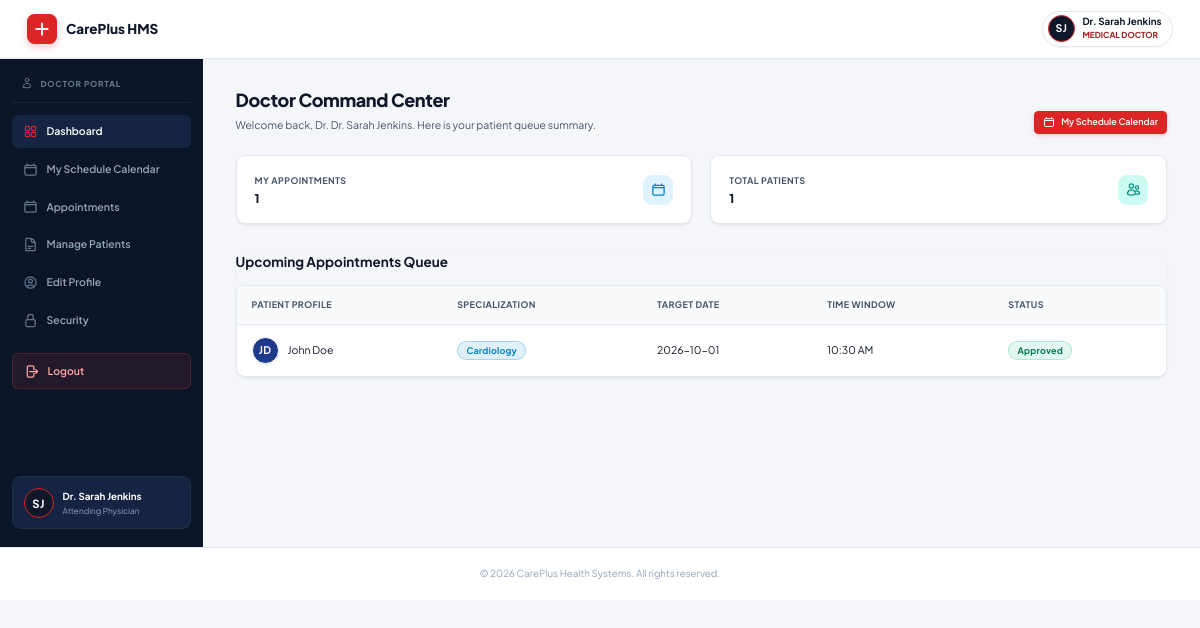
The page /doctor/dashboard.php (signed in) on the database its author committed.
### tables this page shows
CREATE TABLE IF NOT EXISTS `appointments` (
  `id` INT AUTO_INCREMENT PRIMARY KEY,
  `patient_name` VARCHAR(255) NOT NULL,
  `doc_name` VARCHAR(255) NOT NULL,
  `specialization` VARCHAR(255) NOT NULL,
  `app_date` DATE NOT NULL,
  `app_time` TIME NOT NULL,
  `status` VARCHAR(50) DEFAULT 'Approved',
  `creation_date` TIMESTAMP DEFAULT CURRENT_TIMESTAMP
);

### doctor/dashboard.php (the view, shortened to what this page needs)
<?php
include('../config/db.php');
$dname = $_SESSION['doc_name'];
$my_appointments_result = mysqli_query($conn, "SELECT * FROM appointments WHERE doc_name='$dname' ORDER BY id DESC LIMIT 5");
$my_appointments_arr = [];
while($ma = mysqli_fetch_assoc($my_appointments_result)) { $my_appointments_arr[] = $ma; }
$total_appts = mysqli_num_rows(mysqli_query($conn, "SELECT id FROM appointments WHERE doc_name='$dname'"));
$total_patients = mysqli_num_rows(mysqli_query($conn, "SELECT id FROM patients"));
include('../includes/header.php');
include('../includes/doctor_sidebar.php');
?>
<main class="content-area">
    <div class="page-title-bar">
        <div>
            <h2>Doctor Command Center</h2>
            <p>Welcome back, Dr. <?php echo htmlspecialchars($_SESSION['doc_name']); ?>. Here is your patient queue summary.</p>
        </div>
        <div>
            <a href="schedule.php" class="btn btn-sm">
                My Schedule Calendar
            </a>
        </div>
    </div>
    <div class="stats-grid">
        <div class="stat-card">
            <div class="stat-info">
                <h3>My Appointments</h3>
                <p><?php echo $total_appts; ?></p>
            </div>
            <div class="stat-icon stat-blue">
            </div>
        </div>
        <div class="stat-card">
            <div class="stat-info">
                <h3>Total Patients</h3>
                <p><?php echo $total_patients; ?></p>
            </div>
            <div class="stat-icon stat-teal">
            </div>
        </div>
    </div>
    <div class="data-card" style="padding: 0; overflow: hidden; border: none; background: transparent;">
        <h3 style="font-size: 18px; font-weight: 700; margin-bottom: 16px; color: var(--text-primary);">Upcoming Appointments Queue</h3>
        <div class="table-responsive">
            <table>
                <thead>
                    <tr>
                        <th>Patient Profile</th>
                        <th>Specialization</th>
                        <th>Target Date</th>
                        <th>Time Window</th>
                        <th>Status</th>
                    </tr>
                </thead>
                <tbody>
                    <?php
                    if(count($my_appointments_arr) > 0) {
                        foreach($my_appointments_arr as $idx => $a) {
                            $st = isset($a['status']) && $a['status'] ? $a['status'] : 'Pending';
                            $st_badge = 'badge-pending';
                            if ($st === 'Approved') $st_badge = 'badge-success';
                    ?>
                    <tr class="doc-dash-row" data-idx="<?php echo $idx; ?>" style="cursor:pointer;" title="Click to view details">
                        <td>
                            <div class="table-user-cell">
                                <?php echo avatar_circle($a['patient_name'], 36); ?>
                                <span class="name"><?php echo htmlspecialchars($a['patient_name']); ?></span>
                            </div>
                        </td>
                        <td><span class="badge badge-info"><?php echo htmlspecialchars($a['specialization']); ?></span></td>
                        <td><?php echo htmlspecialchars($a['app_date']); ?></td>
                        <td><?php echo date('h:i A', strtotime($a['app_time'])); ?></td>
                        <td>
                            <span class="badge <?php echo $st_badge; ?>"><?php echo htmlspecialchars($st); ?></span>
                        </td>
                    </tr>
                    <?php
                        }
                    } else {
                        echo "<tr><td colspan='5' style='text-align:center; padding: 24px; color: var(--text-muted);'>No upcoming appointments assigned.</td></tr>";
                    }
                    ?>
                </tbody>
            </table>
        </div>
    </div>
</main>
<?php include('../includes/footer.php'); ?>

### includes/helpers.php (shortened to what this page needs)
<?php
if (!function_exists('avatar_circle')) {
    function avatar_circle($name, $size = 40, $extra_class = '') {
        $name = trim((string) $name);
        $words = preg_split('/\s+/', preg_replace('/^(Dr\.|Mr\.|Mrs\.|Ms\.)\s+/i', '', $name));
        $words = array_values(array_filter($words, fn($w) => $w !== ''));
        $initials = '';
        if (count($words) >= 2) {
            $initials = strtoupper(substr($words[0], 0, 1) . substr($words[count($words) - 1], 0, 1));
        } elseif (count($words) === 1) {
            $initials = strtoupper(substr($words[0], 0, 2));
        } else {
            $initials = '?';
        }
        $palette = [
            '#dc2626',
            '#0f172a',
            '#1e293b',
            '#991b1b',
            '#1e3a8a',
            '#b91c1c',
            '#334155',
        ];
        $hash = 0;
        foreach (str_split($name) as $ch) {
            $hash = (($hash << 5) - $hash) + ord($ch);
            $hash = $hash & 0xFFFFFFFF;
        }
        $color = $palette[abs($hash) % count($palette)];
        $font_size = max(11, round($size * 0.38));
        $safe_name = htmlspecialchars($name, ENT_QUOTES);
        $safe_initials = htmlspecialchars($initials, ENT_QUOTES);
        return sprintf(
            '<span class="avatar-circle %s" title="%s" style="width:%dpx;height:%dpx;min-width:%dpx;font-size:%dpx;background:%s;">%s</span>',
            htmlspecialchars($extra_class, ENT_QUOTES),
            $safe_name,
            $size,
            $size,
            $size,
            $font_size,
            $color,
            $safe_initials
        );
    }
}

### rows shown on the page
appointments: patient_name "JD", patient_name "John Doe", specialization "Cardiology", app_date "2026-10-01", app_time "10:30 AM", status "Approved"

### other values the page prints
$safe_initials "SJ SJ"
$display_name "Dr. Sarah Jenkins"
$display_role "MEDICAL DOCTOR"
$_SESSION['doc_name'] "Dr. Sarah Jenkins"
$total_appts "1"
$total_patients "1"
